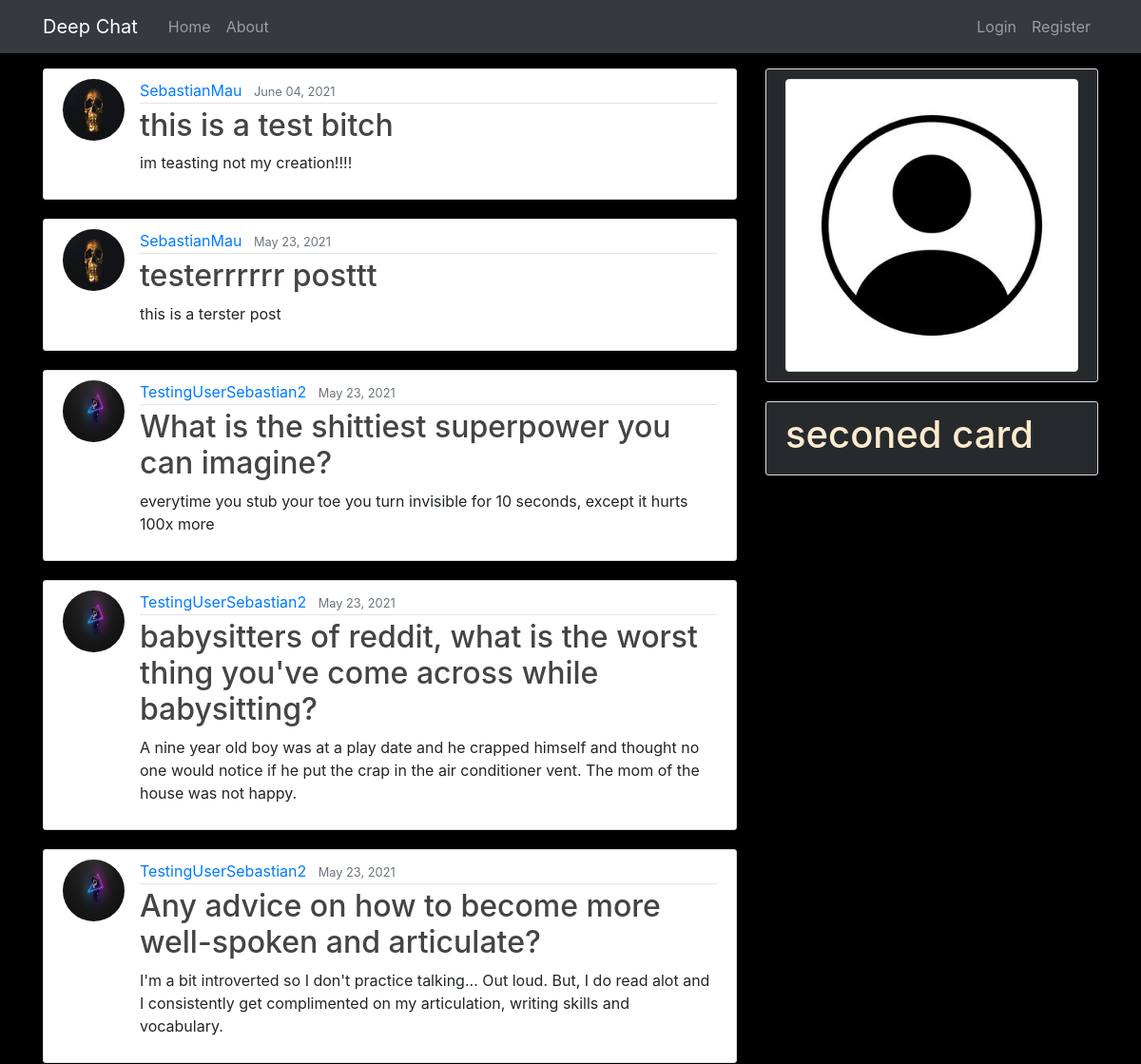
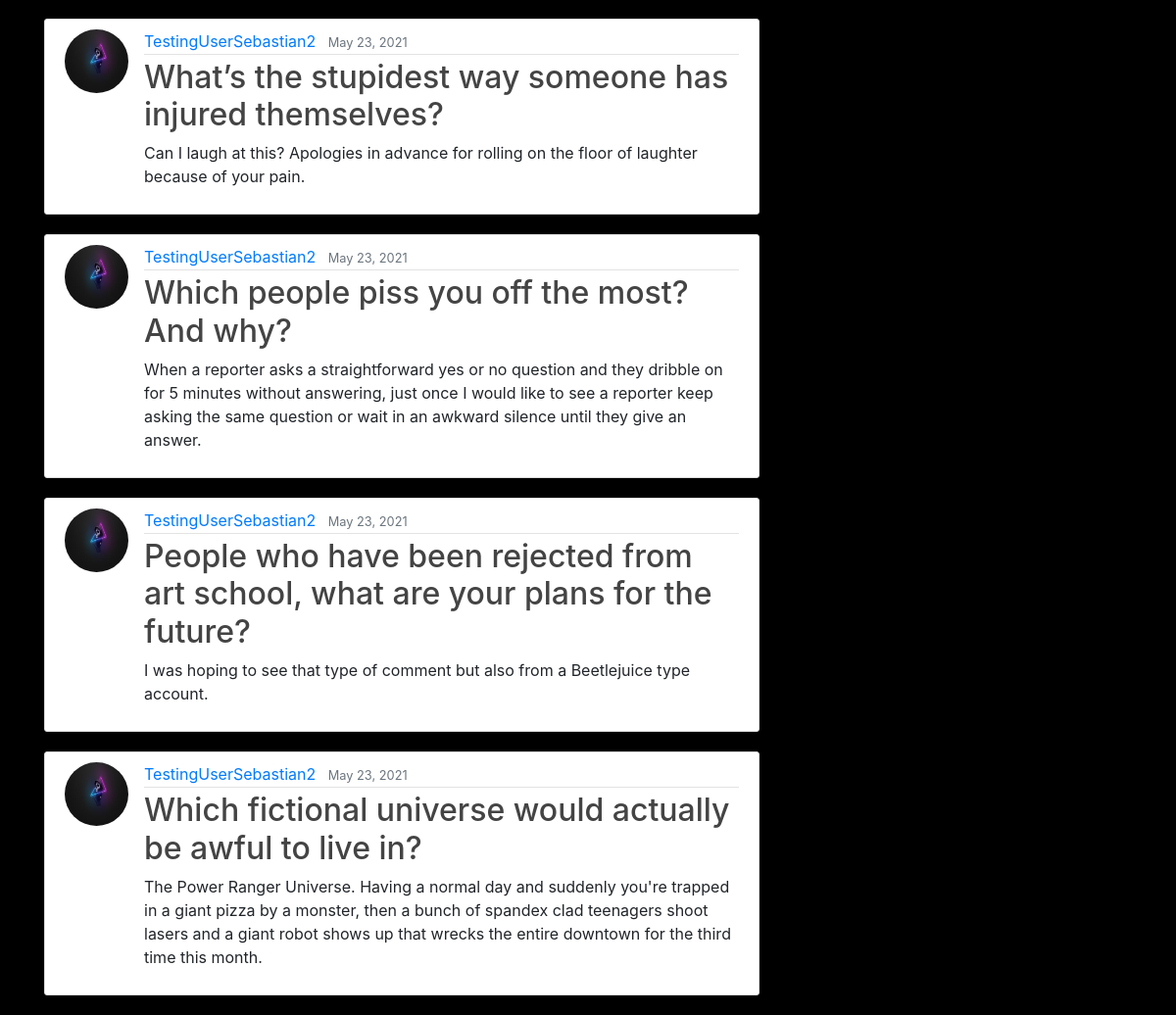
Before: / with the older database file (2 pictures, top to bottom).
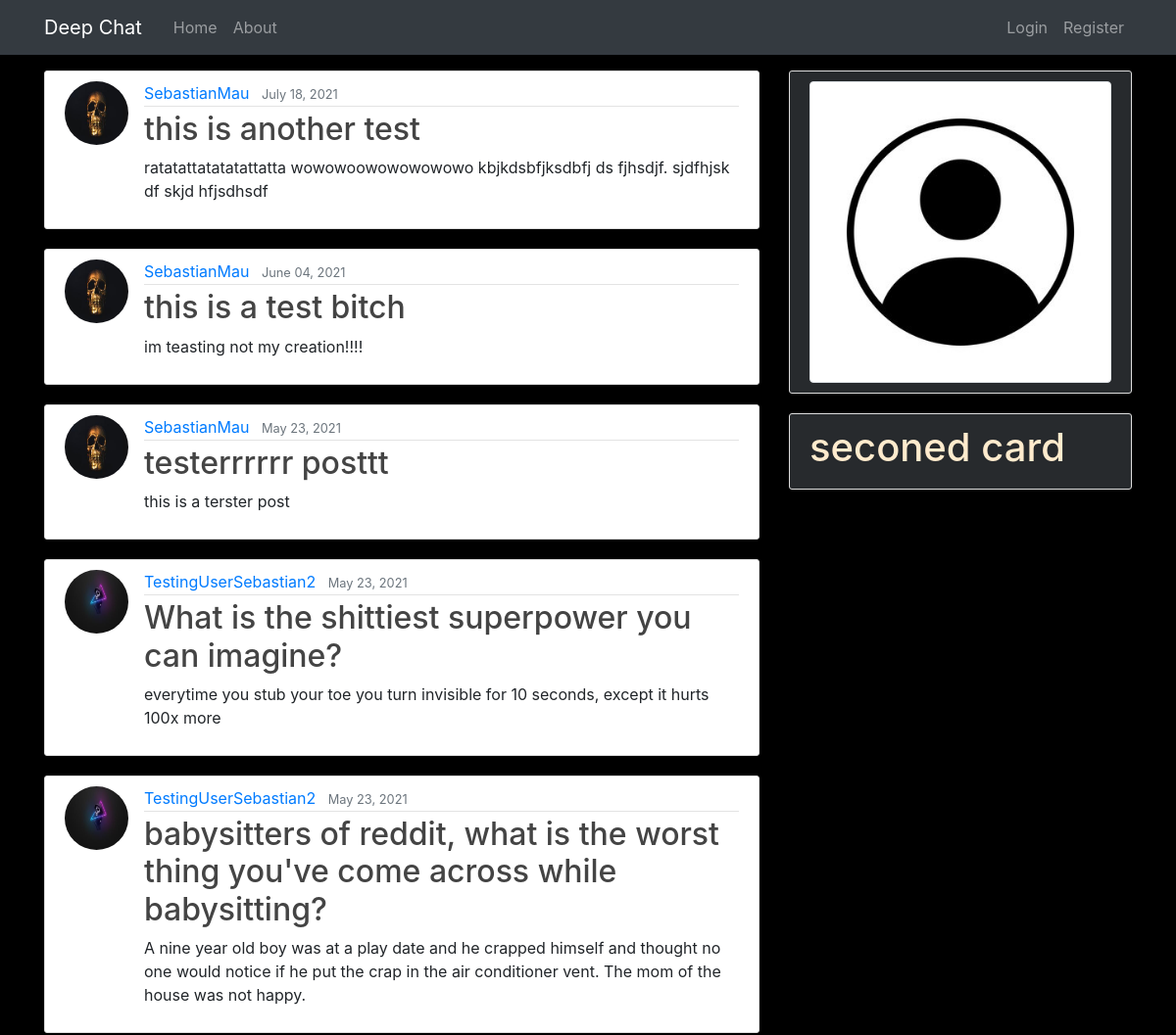
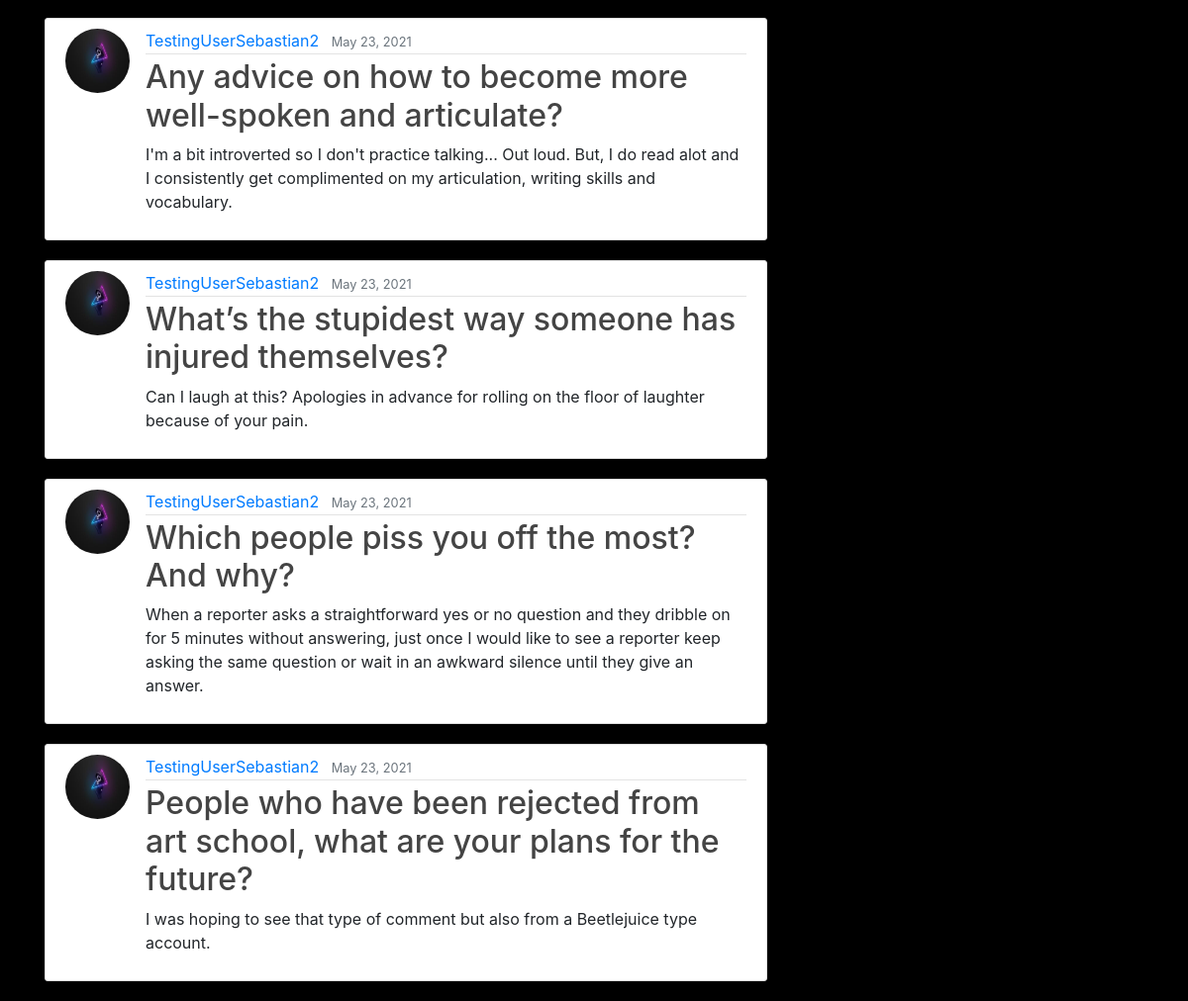
After: the same page with the newer database file (2 pictures, top to bottom).
### blog/models.py (models this page shows, shortened)
class Post(models.Model):
    id = models.AutoField(primary_key=True)
    title = models.CharField(max_length=100)
    content = models.TextField()
    date_posted = models.DateTimeField(default=timezone.now) #current date time every update (auto_now=True) - current date time when created but never update (auto_now_add=True)
    author = models.ForeignKey(User, on_delete=models.CASCADE) #if user is deleted post deleted to (User, on_delete=models.CASCADE)

### users/models.py (models this page shows, shortened)
class Profile(models.Model):
    id = models.AutoField(primary_key=True)
    user = models.OneToOneField(User, on_delete=models.CASCADE) #"CASCADE" if user deleted delete profile
    image = models.ImageField(default='default.jpg', upload_to='profile_pics', blank=True)#directory the img get uploaded to

### blog/views.py (the view)
# urls.py: path('', PostListView.as_view(), name='blog-home'),
class PostListView(ListView):
    model = Post
    template_name = 'blog/home.html' # <app>/<model>_<viewtype>.html
    context_object_name = 'posts'
    ordering = ['-date_posted']
    paginate_by = 9

### blog/templates/blog/home.html
{% extends "blog/base.html" %}
{% block content %}
    {% for post in posts %}
        <article class="media content-section">
            <img class="rounded-circle article-img" src="{{ post.author.profile.image.url }}" alt="">
            <div class="media-body">
            <div class="article-metadata">
                <a class="mr-2" href="#">{{ post.author }}</a>
                <small class="text-muted">{{ post.date_posted|date:"F d, Y"}}</small>
            </div>
            <h2><a class="article-title" href="{% url 'post-detail' post.id %}">{{ post.title }}</a></h2>
            <p class="article-content">{{ post.content }}</p>
            </div>
        </article>
    {% endfor %}
{% endblock content %}

Changed rows visible on the page:
no longer on this page (row unchanged): Post: author.profile.image (picture), author "TestingUserSebastian2", date_posted "May 23, 2021", title "Which fictional universe would actually be awful to live in?", content "The Power Ranger Universe. Having a normal day and suddenly you're trapped in a giant pizza by a monster, then a bunch of spandex clad teenagers shoot lasers and a giant robot shows up that wrecks the entire downtown for the third time this month."
added Post: author.profile.image (picture), author "SebastianMau", date_posted "July 18, 2021", title "this is another test", content "ratatattatatatattatta wowowoowowowowowo kbjkdsbfjksdbfj ds fjhsdjf. sjdfhjsk df skjd hfjsdhsdf"
